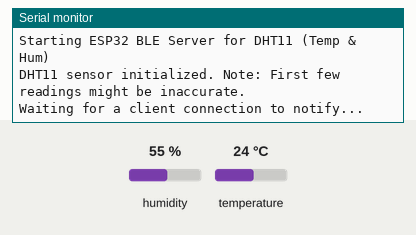
Simulated run of this sketch. Board: ESP32. Shown: the last lines printed to the serial monitor. Inputs (shaded band) come from the test bench; at power-on: humidity 55 %, temperature 24 °C. Nothing arrives over Bluetooth unless stated; a phone connects over Bluetooth LE 3 s after start.

Above: at 3.2 s.
3.3 s: humidity set to 22 %
At 5.7 s:
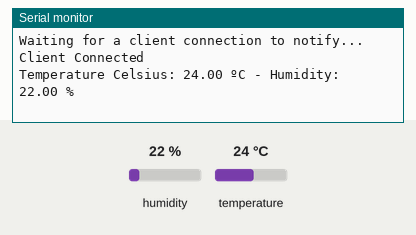
10.0 s: temperature set to 12 °C
At 10.5 s:
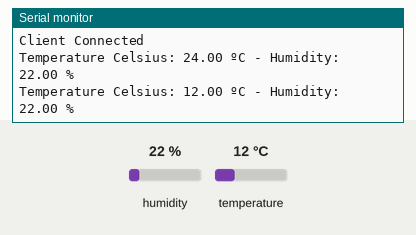
16.7 s: humidity set to 40 %
At 21.2 s:
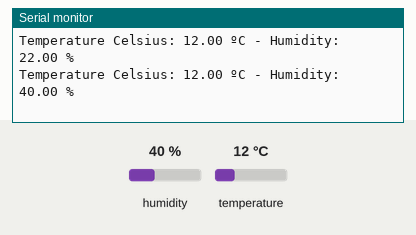

Measured:
- after the input at 3.3 s, the serial monitor: prints a new line after 1.7 s (image 1)
- after the input at 10.0 s, the serial monitor: prints a new line after 0.06 s (image 2)
- after the input at 16.7 s, the serial monitor: prints a new line after 3.4 s (image 3)

The sketch:

hw5_Server.ino
```cpp
/*********
  ESP32 BLE Server with DHT11 Sensor
  Sends Temperature and Humidity readings via BLE notifications.
  Based on original code by Rui Santos (RandomNerdTutorials.com)
*********/
#include <BLEDevice.h>
#include <BLEServer.h>
#include <BLEUtils.h>
#include <BLE2902.h>        // For BLE Descriptors (like CCCD for notifications)

#include <DHT.h>            // Include DHT sensor library

// --- DHT Sensor Settings ---
#define DHT_PIN 18           // GPIO pin ESP32 is connected to the DHT11 data pin (예: GPIO4)
                            // <<<<<<<<<<< 중요: 실제 연결한 GPIO 핀 번호로 바꿔줘!
#define DHT_TYPE DHT11      // Define an DHT TYPE as DHT 11
                            // (만약 DHT22나 AM2302를 사용한다면 DHT22로 바꿔)

DHT dht(DHT_PIN, DHT_TYPE); // Initialize DHT sensor object

//Default Temperature is in Celsius
//Comment the next line for Temperature in Fahrenheit
#define temperatureCelsius

//BLE server name
#define bleServerName "DHT11_ESP32_Server" // BLE Server name

float temp; // Variable to store temperature
float tempF; // Variable to store temperature in Fahrenheit
float hum;  // Variable to store humidity

// Timer variables to control how often data is sent
unsigned long lastTime = 0;
unsigned long timerDelay = 5000; // Send data every 5 seconds (DHT11 can be slow, don't query too often)

bool deviceConnected = false; // Flag to track BLE connection status

// See the following for generating UUIDs:
// https://www.uuidgenerator.net/
// You can use the same UUIDs as before or generate new ones
#define SERVICE_UUID "91bad492-b950-4226-aa2b-4ede9fa42f59"

// Temperature Characteristic and Descriptor
#ifdef temperatureCelsius
  BLECharacteristic dhtTemperatureCelsiusCharacteristics("cba1d466-344c-4be3-ab3f-189f80dd7518", BLECharacteristic::PROPERTY_NOTIFY);
  BLEDescriptor dhtTemperatureCelsiusDescriptor(BLEUUID((uint16_t)0x2901)); // "Characteristic User Description"
#else
  BLECharacteristic dhtTemperatureFahrenheitCharacteristics("f78ebbff-c8b7-4107-93de-889a6a06d408", BLECharacteristic::PROPERTY_NOTIFY);
  BLEDescriptor dhtTemperatureFahrenheitDescriptor(BLEUUID((uint16_t)0x2901)); // "Characteristic User Description"
#endif

// Humidity Characteristic and Descriptor
BLECharacteristic dhtHumidityCharacteristics("ca73b3ba-39f6-4ab3-91ae-186dc9577d99", BLECharacteristic::PROPERTY_NOTIFY);
BLEDescriptor dhtHumidityUserDescriptor(BLEUUID((uint16_t)0x2901)); // "Characteristic User Description"

// Server Callbacks: Handle BLE connection and disconnection events
class MyServerCallbacks: public BLEServerCallbacks {
  void onConnect(BLEServer* pServer) {
    deviceConnected = true;
    Serial.println("Client Connected");
  };
  void onDisconnect(BLEServer* pServer) {
    deviceConnected = false;
    Serial.println("Client Disconnected");
  }
};

// Function to initialize the DHT11 sensor
void initDHT(){
  dht.begin(); // Initialize DHT sensor
  Serial.println("DHT11 sensor initialized. Note: First few readings might be inaccurate.");
  delay(2000); // Wait a bit for sensor to stabilize (DHT11 needs some time)
}

void setup() {
  // Start serial communication for debugging
  Serial.begin(115200);
  Serial.println("Starting ESP32 BLE Server for DHT11 (Temp & Hum)");

  // Initialize DHT11 Sensor
  initDHT();

  // Create the BLE Device
  BLEDevice::init(bleServerName); // Set the BLE server name

  // Create the BLE Server
  BLEServer *pServer = BLEDevice::createServer();
  pServer->setCallbacks(new MyServerCallbacks()); // Set server callbacks

  // Create the BLE Service
  BLEService *dhtService = pServer->createService(SERVICE_UUID);

  // Add Temperature Characteristic to the service
  #ifdef temperatureCelsius
    dhtService->addCharacteristic(&dhtTemperatureCelsiusCharacteristics);
    dhtTemperatureCelsiusDescriptor.setValue("DHT11 Temperature Celsius");
    dhtTemperatureCelsiusCharacteristics.addDescriptor(&dhtTemperatureCelsiusDescriptor);
    dhtTemperatureCelsiusCharacteristics.addDescriptor(new BLE2902()); // Add CCCD for notifications
  #else
    dhtService->addCharacteristic(&dhtTemperatureFahrenheitCharacteristics);
    dhtTemperatureFahrenheitDescriptor.setValue("DHT11 Temperature Fahrenheit");
    dhtTemperatureFahrenheitCharacteristics.addDescriptor(&dhtTemperatureFahrenheitDescriptor);
    dhtTemperatureFahrenheitCharacteristics.addDescriptor(new BLE2902()); // Add CCCD for notifications
  #endif

  // Add Humidity Characteristic to the service
  dhtService->addCharacteristic(&dhtHumidityCharacteristics);
  dhtHumidityUserDescriptor.setValue("DHT11 Humidity");
  dhtHumidityCharacteristics.addDescriptor(&dhtHumidityUserDescriptor);
  dhtHumidityCharacteristics.addDescriptor(new BLE2902()); // Add CCCD for notifications

  // Start the BLE service
  dhtService->start();

  // Start advertising so clients can find this server
  BLEAdvertising *pAdvertising = BLEDevice::getAdvertising();
  pAdvertising->addServiceUUID(SERVICE_UUID);
  BLEDevice::startAdvertising();
  Serial.println("Waiting for a client connection to notify...");
}

void loop() {
  if (deviceConnected) {
    if ((millis() - lastTime) > timerDelay) {
      // Read humidity
      hum = dht.readHumidity();
      // Read temperature as Celsius (the default)
      temp = dht.readTemperature();
      // Read temperature as Fahrenheit (if `#define temperatureCelsius` is commented out)
      //Notify temperature reading from BME sensor
      #ifdef temperatureCelsius
        static char temperatureCTemp[6];
        dtostrf(temp, 6, 2, temperatureCTemp);
        //Set temperature Characteristic value and notify connected client
        dhtTemperatureCelsiusCharacteristics.setValue(temperatureCTemp);
        dhtTemperatureCelsiusCharacteristics.notify();
        Serial.print("Temperature Celsius: ");
        Serial.print(temp);
        Serial.print(" ºC");
      #else
        static char temperatureFTemp[6];
        dtostrf(tempF, 6, 2, temperatureFTemp);
        //Set temperature Characteristic value and notify connected client
        dhtTemperatureFahrenheitCharacteristics.setValue(temperatureFTemp);
        dhtTemperatureFahrenheitCharacteristics.notify();
        Serial.print("Temperature Fahrenheit: ");
        Serial.print(tempF);
        Serial.print(" ºF");
      #endif

      //Notify humidity reading from BME
      static char humidityTemp[6];
      dtostrf(hum, 6, 2, humidityTemp);
      //Set humidity Characteristic value and notify connected client
      dhtHumidityCharacteristics.setValue(humidityTemp);
      dhtHumidityCharacteristics.notify();
      Serial.print(" - Humidity: ");
      Serial.print(hum);
      Serial.println(" %");

      lastTime = millis();
    }
  }
  delay(100); // Small delay
}
```
